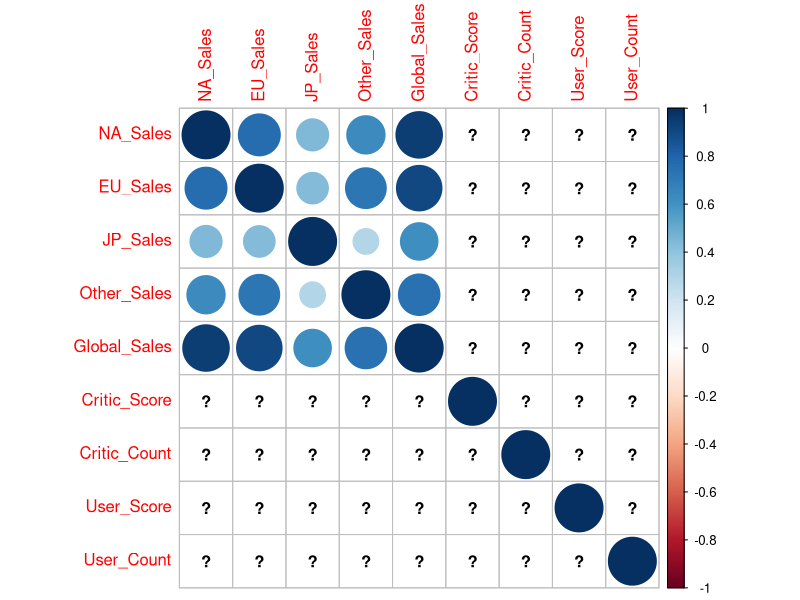
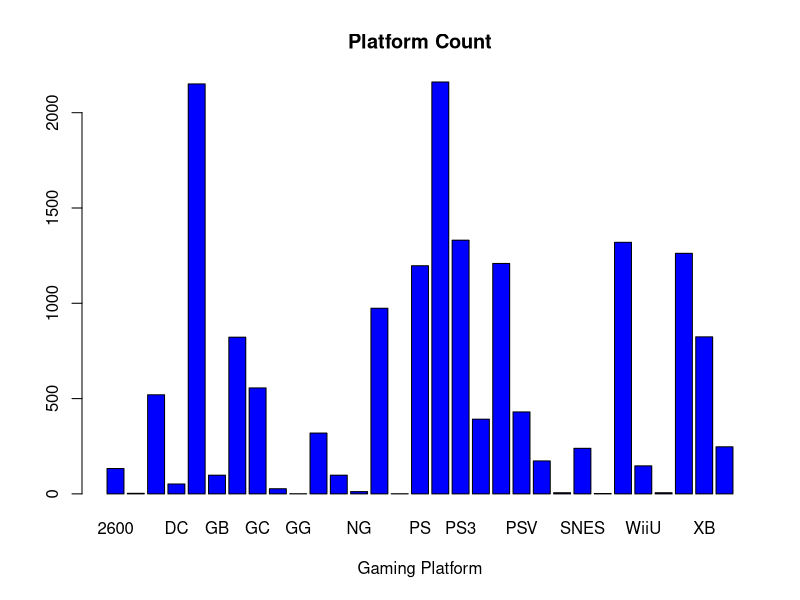
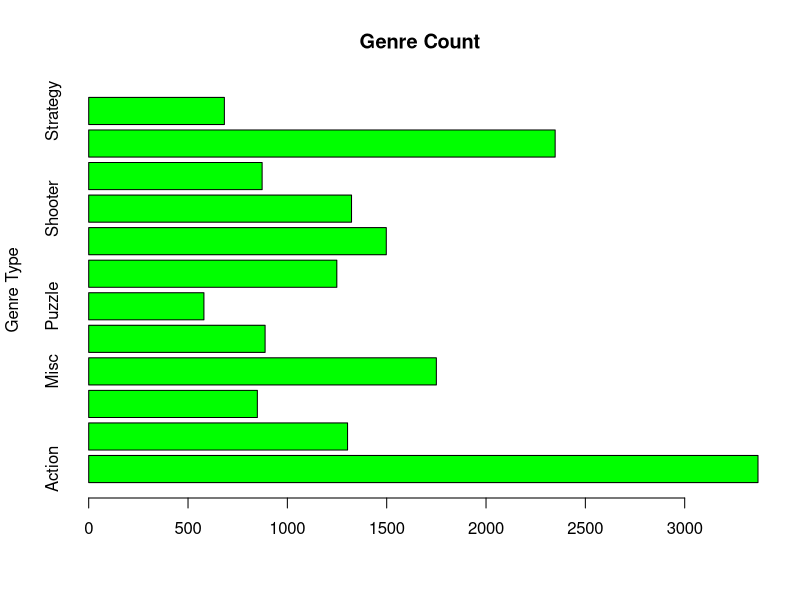
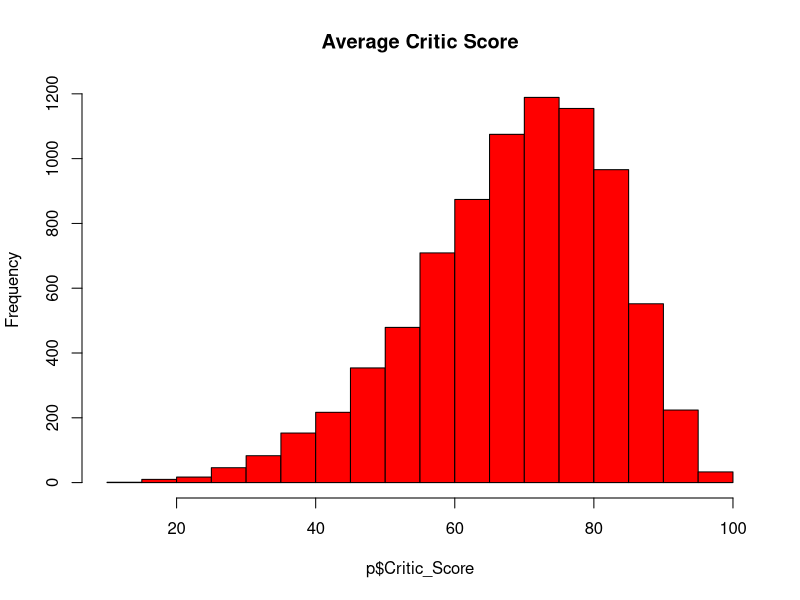
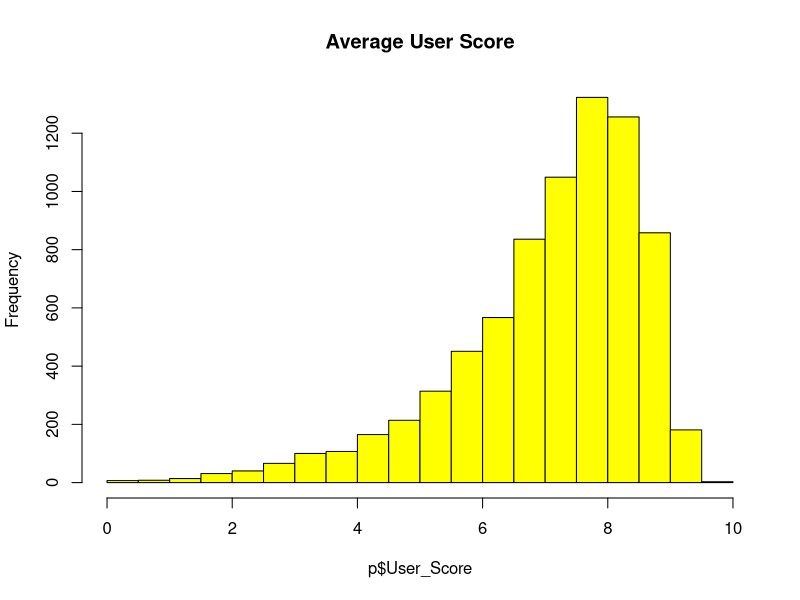
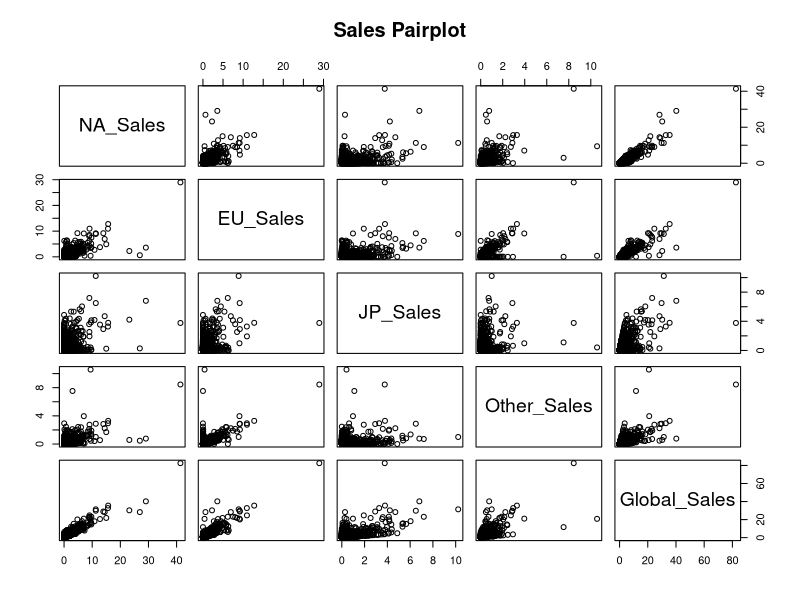
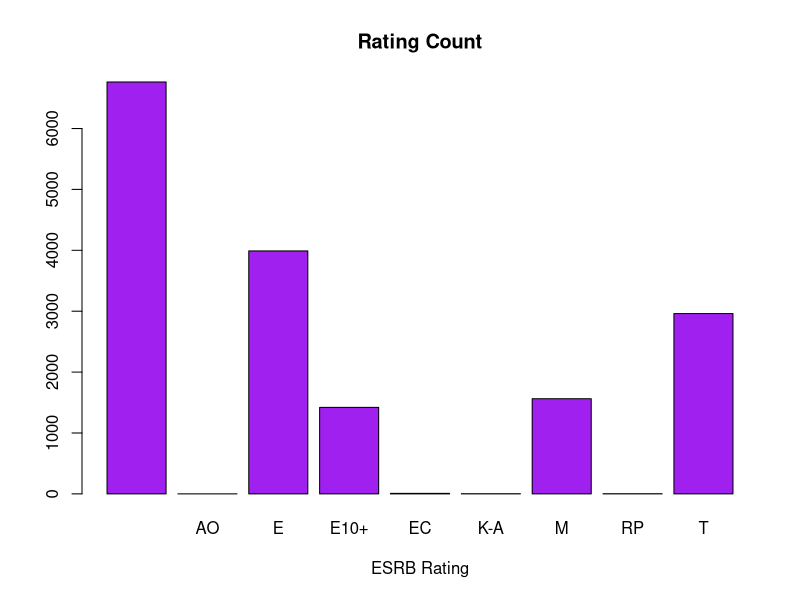

Here is the R script that generated these plots, in order:
#Individual Project 5
#Author: Jaylon Kiper
#Version: 1.0
#Semester: Spring 2021
#Summary:
#The goal of this project is to use R and TidyVerse to clean up a data set and 
#explore it. Essentially you are re-creating your Pandas analysis in R.

library(datasets)
library(tidyverse)
library(corrplot)
library(ggplot2)
library(dplyr)
library(psych)

#Reading the CSV File.
p <- read.csv("Video_Games_Sales_2016.csv")

#Grabbing all the column names.
colnames(p)

#Change "i..Name" to "Name"
names(p)[1]<-"Name"

#Checking the data types for each column.
sapply(p, class)

#Checking basic summary statistics with the summary function.
summary(p)

#Correlation Martix/Heatmap for all continuous variables.
cor(p[,c("NA_Sales","EU_Sales","JP_Sales","Other_Sales","Global_Sales",
         "Critic_Score","Critic_Count","User_Score","User_Count")])


p.cor = cor(p[,c("NA_Sales","EU_Sales","JP_Sales","Other_Sales","Global_Sales",
                 "Critic_Score","Critic_Count","User_Score","User_Count")])

corrplot(p.cor)

#Value count platforms, years, genres, publishers, developers, and ratings.
count(p, vars = Platform)

count(p, vars = Year_of_Release)

count(p, vars = Genre)

count(p, vars = Publisher)

count(p, vars = Developer)

count(p, vars = Rating)

#Bar chart showing the distinct count for each platform per game.
platcount <- table(p$Platform)
barplot(platcount, main = "Platform Count", xlab = "Gaming Platform", col = c("blue"))

#Horizontal bar chart showing the distinct count for each genre per game.
gencount <- table(p$Genre)
barplot(gencount, main="Genre Count", horiz = TRUE, ylab = "Genre Type", col = c("green"))

#Distribution plot with the critic scores per game.
hist(p$Critic_Score, main = "Average Critic Score",col = "red")

#Distribution plot with the user scores per game.
hist(p$User_Score, main = "Average User Score",col = "yellow")

#Pairplot comparing the relationships between all games sales by genre.
pairs(p[6:10], main = "Sales Pairplot", 
      bg = c("red","coral", "orange", "yellow",
      "green", "darkgreen", "blue", "darkblue", 
      "purple", "black", "saddlebrown", "magenta")[p$Genre],
      pch = 21
      )

#Queries used to grab each game by their rating.
Everyone <- (p$Rating == "E")
E10 <- (p$Rating == "E10+")
Teen <- (p$Rating == "T")
Mature <- (p$Rating == "M")

#Reading the average sales, score, and count for each game by rating.
aggregate(p[6:10], list(Everyone), mean)
aggregate(p[6:10], list(E10), mean)
aggregate(p[6:10], list(Teen), mean)
aggregate(p[6:10], list(Mature), mean)

#Barplot with with ratings count
ratcount <- table(p$Rating)
barplot(ratcount, main = "Rating Count", xlab = "ESRB Rating", col = c("purple"))


#Dr. Kelley, I tried running the scatter subplot from my last assignment,
#it gave me blanks for all the Critic and User score values. This last barplot
#replaces the countplot since it is apart of Seaborn.
